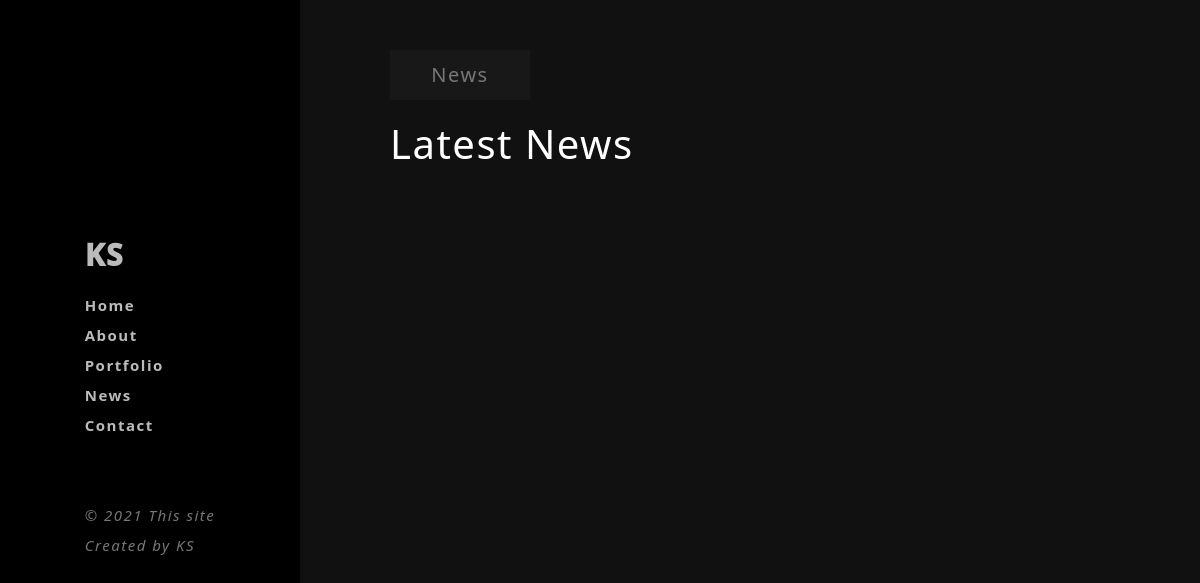
The app's page /news, older data.
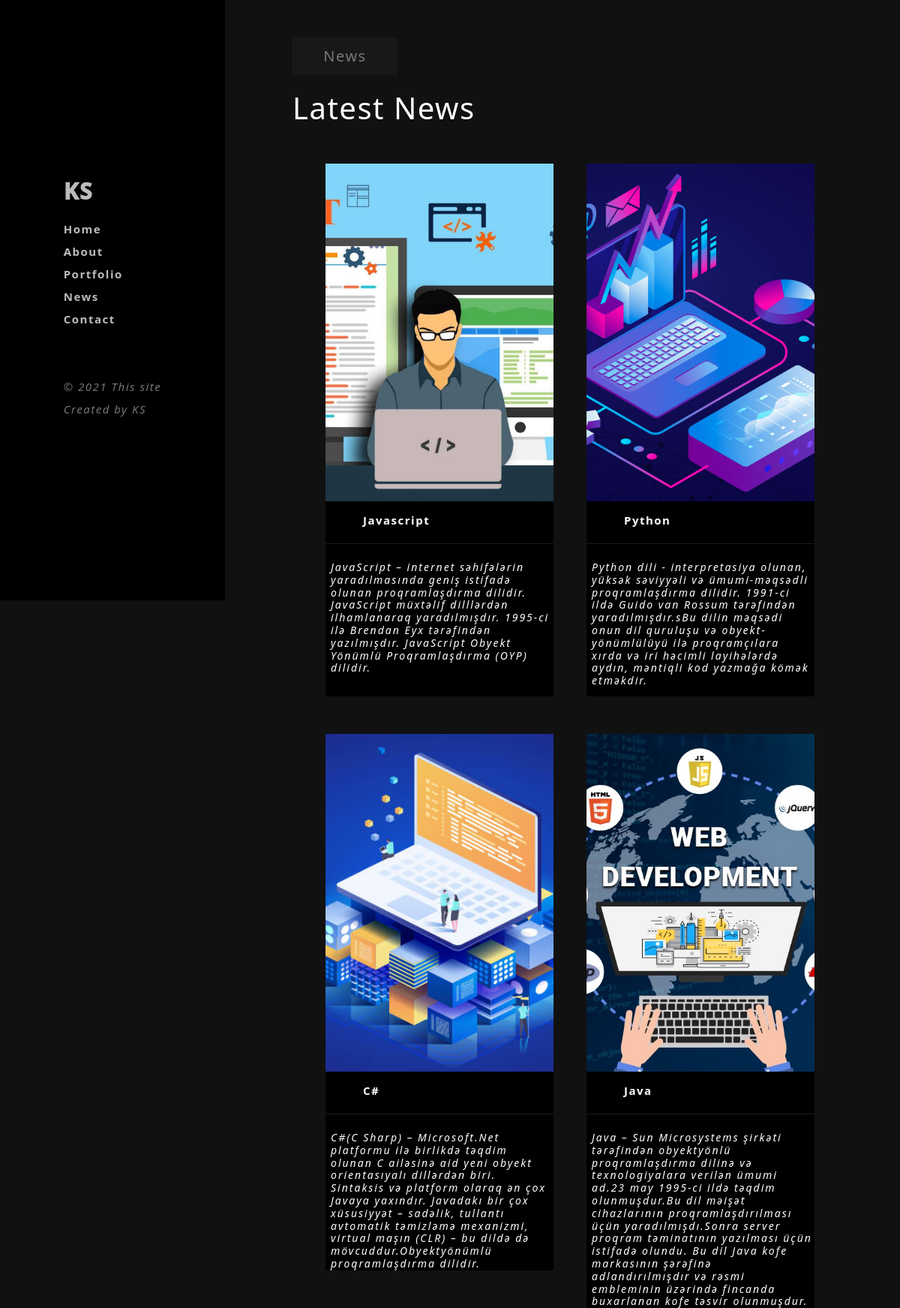
The same page, newer data.
### Project/models.py (models this page shows, shortened)
class News(db.Model):
    id = db.Column(db.Integer, primary_key=True)
    title = db.Column(db.String(100), nullable=False, )
    text = db.Column(db.String(250), nullable=False, )
    image = db.Column(db.String(20),)

### Project/routes.py (the view)
@app.route('/news')
def news():
    news=News.query.all()
    return render_template('news.html',news=news)

### Project/templates/news.html (shortened to what this page needs)
{% extends 'base.html' %}
{% block content %}
<body>
    <div class="container-fluid">
        <div class="row">
            <div class="col-3"></div>
            <div class="col-lg-9 col-sm-12 col-md-12">
                <div class="rightpart">
                    <div class="news main-section">
                        <div class="title">
                            <h5>News</h5>
                        </div>
                        <div class="left">
                            <h1>Latest News</h1>
                        </div>
                        <div class="news-image">
                            <div class="container-fluid">
                                <div class="row">
                                {%for newsdata in news %}
                                    <div class="col-lg-6 col-sm-12 col-md-6">
                                        <div class="items">
                                            <div class="items-img"><img src="../static/images/{{newsdata.image}}"></div>
                                            <div class="items-write">
                                                <p>{{newsdata.title}}</p>
                                                <hr>
                                                <h4>{{newsdata.text}}</h4>
                                            </div>
                                        </div>
                                    </div>
                                {%endfor%}
                                </div>
                            </div>
                        </div>
                    </div>
                </div>
            </div>
        </div>
    </div>
</body>
{% endblock %}

### Project/templates/base.html (shortened to what this page needs)
<html lang="en">
<head>
    <link href="https://cdn.jsdelivr.net/npm/bootstrap@5.1.1/dist/css/bootstrap.min.css" rel="stylesheet">
    <link rel="stylesheet" href="https://cdnjs.cloudflare.com/ajax/libs/font-awesome/5.15.4/css/all.min.css"
    />
    <link rel="stylesheet" href="{{ url_for('static', filename='css/leftpart.css') }}">
    <link rel="stylesheet" href="{{ url_for('static', filename='css/home.css') }}">
    <link rel="stylesheet" href="{{ url_for('static', filename='css/about.css') }}">
    <link rel="stylesheet" href="{{ url_for('static', filename='css/portfolio.css') }}">
    <link rel="stylesheet" href="{{ url_for('static', filename='css/news.css') }}">
    <link rel="stylesheet" href="{{ url_for('static', filename='css/contact.css') }}">
    <link rel="stylesheet" href="{{ url_for('static', filename='css/media.css') }}">
</head>
<div class="col-3">
    <div class="leftpart">
        <div class="leftpart-inner">
            <div class="logo"><a href="{{url_for('home')}}">KS</a></div>
            <div class="menu">
                <ul>
                    <li><a href="{{url_for('home')}}" id='home'>Home</a></li>
                    <li><a href="{{url_for('about')}}" id='about'>About</a></li>
                    <li><a href="{{url_for('portfolio')}}" id='portfolio'>Portfolio</a></li>
                    <li><a href="{{url_for('news')}}" id='news'>News</a></li>
                    <li><a href="{{url_for('contact')}}" id='contact'>Contact</a></li>
                </ul>
            </div>
            <div class="copyright">© 2021 This site<br> Created by KS</div>
        </div>
    </div>
</div>
<body>
    <link rel="stylesheet" href="{{ url_for('static', filename='css/leftpart.css') }}">
</body>
{% block content %}
{% endblock %}

### Project/static/css/leftpart.css (style rules this page uses)
body { margin: 0; padding: 0; color: #767676; font-size: 15px; line-height: 30px; letter-spacing: 0.1em; font-weight: 700; transition: all .3s ease; background-color: #111; }
.col-3, .col-9, .col-lg-9 { padding: 0; }
ul, li, h1, h4, p, h3, h2, h5, h6, span, a { margin: 0; padding: 0; list-style: none; text-decoration: none; color: #bbb; }
ul, li, h1, h4, p, h3, h2, h5, h6, span, a:hover { color: white; }
.leftpart { width: 25%; height: 100vh; display: flex; align-items: center; justify-content: center; position: fixed; background-color: black; }
.logo { font-size: 2em; font-weight: 1000; padding-bottom: 20px; }
.rightpart { display: flex; align-items: center; justify-content: center; position: relative; }
.copyright { padding-top: 60px; font-style: italic; font-weight: 500; }

### Project/static/css/portfolio.css (style rules this page uses)
.title { width: 140px; height: 50px; margin-top: 50px; background-color: rgb(189 189 189 / 4%); ; }
.title h5 { color: #777; text-align: center; line-height: 50px; }
.items { margin: 50px auto; overflow: hidden; }
.items img { transition: all .3s ease; object-fit: cover; max-width: 100% !important; height: 450px; }

### Project/static/css/news.css (style rules this page uses)
.news { height: 100%; width: 80%; }
.title { width: 140px; height: 50px; margin-top: 50px; background-color: rgb(189 189 189 / 4%); ; }
.title h5 { color: #777; text-align: center; line-height: 50px; }
.left { display: flex; margin-top: 20px; }
.items { height: auto; margin: 50px 0 0 20px; max-width: 420px; }
.items-img { overflow: hidden; }
.items-img img { transition: all .3s ease; object-fit: cover; width: 100%; }
.items-write { background-color: #000; min-height: 260px; }
.items-write p, h4 { padding: 10px 0 0 50px; }
.items-write h4 { padding: 7px 0 0 7px; font-size: 14px; font-style: italic; letter-spacing: 2px; }

### Project/static/css/contact.css (style rules this page uses)
.title { width: 140px; height: 50px; margin-top: 50px; background-color: rgb(189 189 189 / 4%); ; }
.title h5 { color: #777; text-align: center; line-height: 50px; }
.left { display: flex; margin-top: 20px; }

### Project/static/css/media.css (style rules this page uses)
@media only screen and (min-width: 990px) { .col-3 { display: block !important; } }

Row changes from the older to the newer data that the page shows:
added News: image (picture), title "Javascript", text "JavaScript – internet səhifələrin yaradılmasında geniş istifadə olunan proqramlaşdırma dilidir. JavaScript müxtəlif dilllərdən ilhamlanaraq yaradılmışdır. 1995-ci ilə Brendan Eyx tərəfindən yazılmışdır. JavaScript Obyekt Yönümlü Proqramlaşdırma (OYP) dilidir."
added News: image (picture), title "Python", text "Python dili - interpretasiya olunan, yüksək səviyyəli və ümumi-məqsədli proqramlaşdırma dilidir. 1991-ci ildə Guido van Rossum tərəfindən yaradılmışdır.sBu dilin məqsədi onun dil quruluşu və obyekt-yönümlülüyü ilə proqramçılara xırda və iri həcimli layihələrdə aydın, məntiqli kod yazmağa kömək etməkdir."
added News: image (picture), title "C#", text "C#(C Sharp) – Microsoft.Net platformu ilə birlikdə təqdim olunan C ailəsinə aid yeni obyekt orientasıyalı dillərdən biri. Sintaksis və platform olaraq ən çox Javaya yaxındır. Javadakı bir çox xüsusiyyət – sadəlik, tullantı avtomatik təmizləmə mexanizmi, virtual maşın (CLR) – bu dildə də mövcuddur.Obyektyönümlü proqramlaşdırma dilidir."
added News: image (picture), title "Java", text "Java – Sun Microsystems şirkəti tərəfindən obyektyönlü proqramlaşdırma dilinə və texnologiyalara verilən ümumi ad.23 may 1995-ci ildə təqdim olunmuşdur.Bu dil məişət cihazlarının proqramlaşdırılması üçün yaradılmışdı.Sonra server proqram təminatının yazılması üçün istifadə olundu. Bu dil Java kofe markasının şərəfinə adlandırılmışdır və rəsmi embleminin üzərində fincanda buxarlanan kofe təsvir olunmuşdur."
